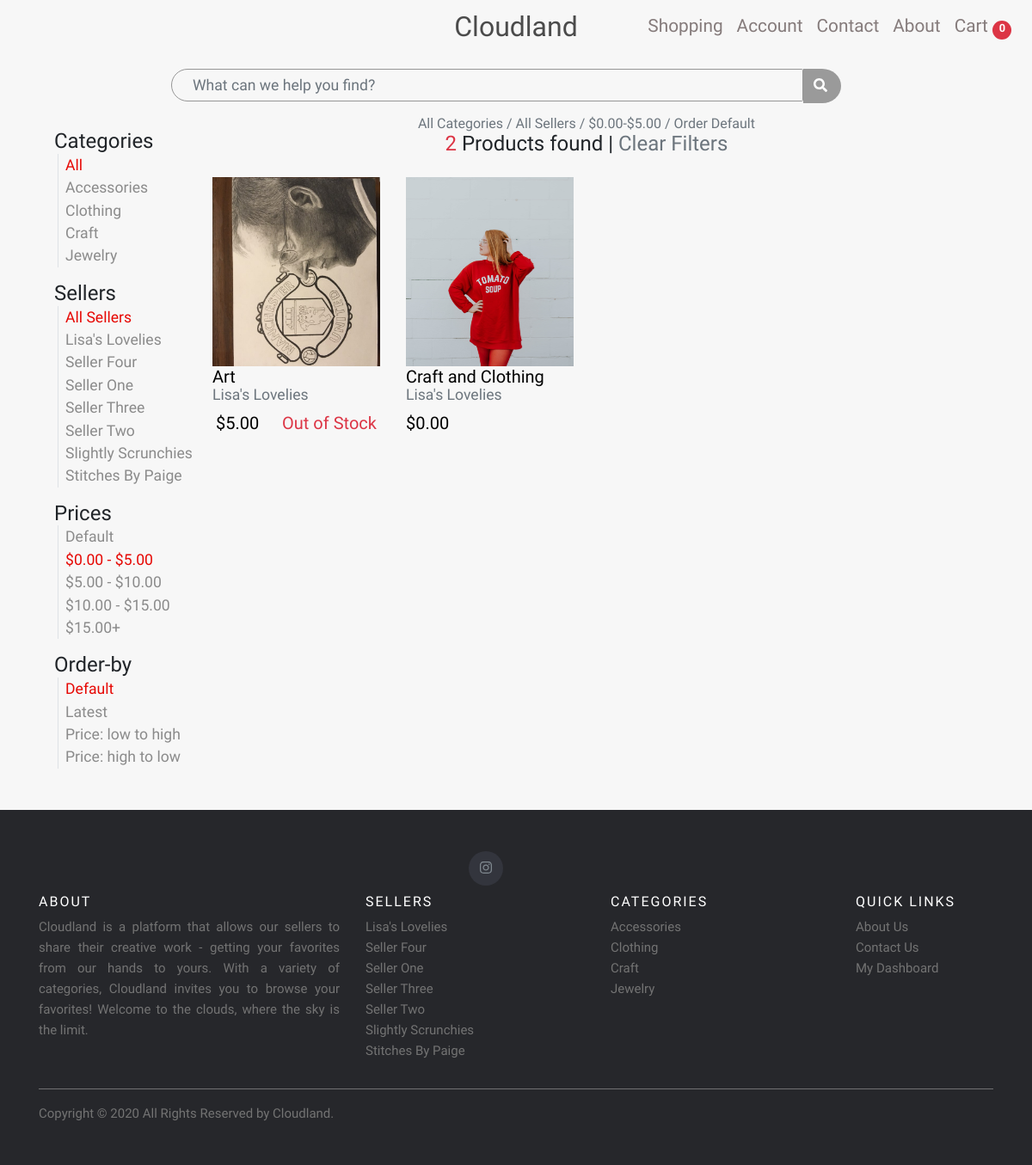
Before: /?min_price=0&max_price=5 with the older database file.
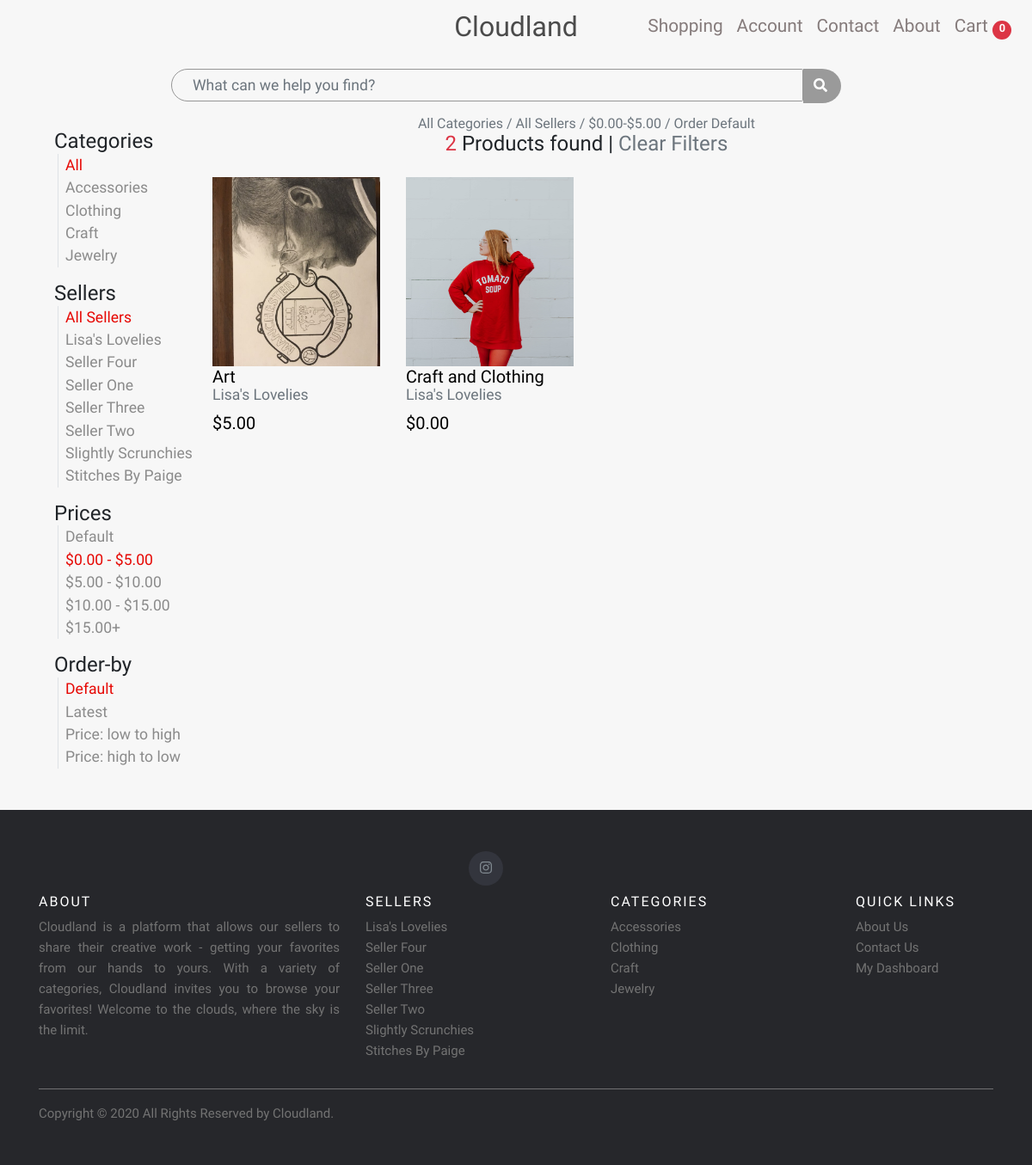
After: the same page with the newer database file.
### store/models.py (models this page shows, shortened)
class Category(models.Model):
    name = models.CharField(max_length=30)
    slug = models.SlugField(null=False, unique=True)
    class Meta:
        verbose_name_plural = "Categories"

class Seller(models.Model):
    user = models.OneToOneField(User, on_delete=models.CASCADE, null=True)
    profile_picture = models.ImageField(upload_to='seller_profiles', help_text="Upload your profile picture for our about page", blank=True, null=True)
    bio_description = models.TextField(max_length=500, default="", help_text="Brief bio describing who you are and what you do")
    seller_full_name = models.CharField(max_length=50)
    seller_listing_name = models.CharField(max_length=50)
    email = models.EmailField(max_length=50)
    date_added = models.DateField(auto_now_add=True)
    slug = models.SlugField(null=True, unique=True)
    is_active = models.BooleanField(default=True)

class Product(models.Model):
    product_id = models.AutoField(primary_key=True)
    product_name = models.CharField(max_length=30, help_text="Limit 30 characters")
    slug = models.SlugField(unique=True, null=True)
    seller = models.ForeignKey(Seller, on_delete=models.CASCADE, null=True, blank=True)
    category = models.ManyToManyField(Category, help_text="Hold down “Control”, or “Command” on a Mac, to select more than one.")
    price = models.DecimalField(max_digits=6, decimal_places=2)
    shipping_cost = models.DecimalField(max_digits=6, decimal_places=2)
    description_short = models.TextField(max_length=100, default="", help_text="Limit 100 characters: Brief discription of the item")
    description_full = models.TextField(max_length=1000, default="", help_text="Your full item description when item details are viewed")
    product_image = models.ImageField(upload_to='product_images', help_text="There are no image size restrictions, but sqaure images will always render without any cropping.")
    date_listed = models.DateTimeField(auto_now_add=True)
    quantity = models.PositiveIntegerField(help_text="Quantity available - Default 1", default=1)
    total_purchases = models.PositiveIntegerField(default=0)

### store/views.py (the view)
# urls.py: path('', views.products_page_all, name='store-products-page-all-home-home'),
def products_page_all(request):
    resetDefaultFilters()
    getParamResolver(request)
    products = getProductsWithActiveFilters()
    args = {
        'products': products,
        'active': active,
        'filterPath': filterPath
    }
    return render(request, 'store/products-page.html', args)

### store/templates/store/products-page.html (shortened to what this page needs)
{% extends "store/base.html" %}
{% load static %}
{% block styles %}
<link href="{% static 'store/css/products-page-styles.css' %}?123" rel="stylesheet">{% endblock styles %}
{% block content %}
<div class="container-fluid body-content-buffer">
    <div class="col-md-8 m-auto px-1 text-center mt-0">
        <form action="{% url 'store-products-search' %}" id="search_form" method="get">
            <div class="row">
                <div class="col-11 mx-0 px-0">
                    {% if 'q' in request.GET %}
                    <input class="form-control mb-3 mx-0" value="{{ request.GET.q }}" type="search" id="search-box" name="q" autocomplete="off" placeholder="What can we help you find?">
                    {% else %}
                    <input class="form-control mb-3 mx-0" type="search" id="search-box" name="q" autocomplete="off" placeholder="What can we help you find?">
                    {% endif %}
                </div>
                <div class="col-1 mx-0 px-0 text-left">
                    <button type="submit" id="search-button" class="btn pr-3"><i class="fa fa-search" aria-hidden="true"></i></button>
                </div>
            </div>
        </form>
    </div>
    <div class="row">
        <div class="col-auto ml-lg-5 pr-2">
            <div class="menu position-sticky menu-sticky-offset" id="category-menu-list">
                <h4 class="mb-0 mt-3" style="font-weight: 500; font-size: 1.5rem;">Categories</h4>
                <ul class="list-group ml-1 pl-2 border-left" id="category-menu-items" style="list-style-type: none;">
                    <li>
                        <a name="category_All" href="{% url 'store-products-page-filter-category' 'All' %}">All</a>
                    </li>
                    {% for category in categories %}
                    <li>
                        <a name="{{ category.slug }}" href="{% url 'store-products-page-filter-category' category.slug %}">{{ category.name }}</a>
                    </li>
                    {% endfor %}
                </ul>
                <h4 class="mb-0 mt-3" style="font-weight: 500; font-size: 1.5rem;">Sellers</h4>
                <ul class="list-group ml-1 pl-2 border-left" id="category-menu-items" style="list-style-type: none;">
                    <li>
                        <a name="seller_All" href="{%  url 'store-products-page-filter-seller' 'All' %}">All Sellers</a>
                    </li>
                    {% for seller in sellers %}
                    <li>
                        <a name="{{ seller.slug }}" href="{% url 'store-products-page-filter-seller' seller.slug %}">{{ seller.seller_listing_name | capfirst}}</a>
                    </li>
                    {% endfor %}
                </ul>
                <h4 class="mb-0 mt-3" style="font-weight: 500; font-size: 1.5rem;">Prices</h4>
                <ul class="list-group ml-1 pl-2 border-left" id="category-menu-items" style="list-style-type: none;">
                    {% if 'order_by' in request.GET %}
                    <li><a href="{{ request.path }}?order_by={{ request.GET.order_by }}&price=default" name="price_default">Default</a></li>
                    <li><a href="{{ request.path }}?order_by={{ request.GET.order_by }}&min_price=0&max_price=5" name="price_0-5">$0.00 - $5.00</a></li>
                    <li><a href="{{ request.path }}?order_by={{ request.GET.order_by }}&min_price=5&max_price=10" name="price_5-10">$5.00 - $10.00</a></li>
                    <li><a href="{{ request.path }}?order_by={{ request.GET.order_by }}&min_price=10&max_price=15" name="price_10-15">$10.00 - $15.00</a></li>
                    <li><a href="{{ request.path }}?order_by={{ request.GET.order_by }}&min_price=15" name="price_15">$15.00+</a></li>
                    {% else %}
                    <li><a href="{{ request.path }}?price=default" name="price_default">Default</a></li>
                    <li><a href="{{ request.path }}?min_price=0&max_price=5" name="price_0-5">$0.00 - $5.00</a></li>
                    <li><a href="{{ request.path }}?min_price=5&max_price=10" name="price_5-10">$5.00 - $10.00</a></li>
                    <li><a href="{{ request.path }}?min_price=10&max_price=15" name="price_10-15">$10.00 - $15.00</a></li>
                    <li><a href="{{ request.path }}?min_price=15" name="price_15">$15.00+</a></li>
                    {% endif %}
                </ul>
                <h4 class="mb-0 mt-3" style="font-weight: 500; font-size: 1.5rem;">Order-by</h4>
                <ul class="list-group ml-1 pl-2 border-left" name="category-menu-items" style="list-style-type: none;">
                    {% if 'min_price' in request.GET %}
                    {% if 'max_price' in request.GET %}
                    <li><a href="{{ request.path }}?min_price={{ request.GET.min_price }}&max_price={{ request.GET.max_price }}&order_by=?" name="?">Default</a></li>
                    <li><a href="{{ request.path }}?min_price={{ request.GET.min_price }}&max_price={{ request.GET.max_price }}&order_by=-date_listed" name="-date_listed">Latest</a></li>
                    <li><a href="{{ request.path }}?min_price={{ request.GET.min_price }}&max_price={{ request.GET.max_price }}&order_by=price" name="price">Price: low to high</a></li>
                    <li><a href="{{ request.path }}?min_price={{ request.GET.min_price }}&max_price={{ request.GET.max_price }}&order_by=-price" name="-price">Price: high to low</a></li>
                    {% endif %}
                    {% endif %}
                </ul>
            </div>
        </div>
        <div class="col-lg-9 col-md-9 col-12">
            <h6 class="text-center text-muted my-0">{{ filterPath }}</h6>
            <h4 class="text-center mb-0"><b class="text-danger">{{ products.count }}</b> Products found | <a href="{% url 'store-products-page-all-home-home' %}" class="text-muted" id="clear-filters-btn"> Clear Filters</a></h4>
            <div class="row" id="main">
                {% for product in products %}
                <div class="col-lg-3 col-md-4 col-sm-4 col-6 mt-auto mt-5">
                    <a href="{% url 'store-view-item' product.slug %}" class="card rounded-0 border-0 product-card mt-4">
                        <div class="img-wrapper">
                            <div class="image">
                                <img class="card-img-top rounded-0 img-responsive" src="{{ product.product_image.url }}" id="card-image" alt="Product Image">
                            </div>
                        </div>
                    </a>
                    <div class="card-body text-left" style="bottom: 0;">
                        <a class="text-decoration-none" style="text-decoration: none; color: #000;" href="{% url 'store-view-item' product.product_id %}">
                            <h5 class="card-title truncate">
                                {{ product.product_name }}
                            </h5>
                            <h5 class="text-muted" id="seller-name">{{product.seller.seller_listing_name }}</h5>
                            {% if product.quantity == 0 %}
                            <div class="row justify-content-between mx-1">
                                <h5 id="product-price">${{ product.price | floatformat:2 }}</h5>
                                <h5 class="text-danger">Out of Stock</h5>
                            </div>
                            {% else %}
                            <h5 id="product-price">${{ product.price | floatformat:2 }}</h5>
                            {% endif %}
                        </a>
                    </div>
                </div>
                {% endfor %}
            </div>
        </div>
    </div>
</div>
{% endblock content %}

### store/templates/store/base.html (shortened to what this page needs)
{% load static %}
<!DOCTYPE html>
<html lang="en">
<head>
    <link href="{% static 'store/vendor/bootstrap/css/bootstrap.min.css' %}" rel="stylesheet">
    <link href="{% static 'store/css/base-styles.css' %}" rel="stylesheet">
    <link href="https://maxcdn.bootstrapcdn.com/bootstrap/4.1.1/css/bootstrap.min.css" rel="stylesheet" id="bootstrap-css">
    {% block styles %}{% endblock styles %}
</head>
<body>
    <nav class="navbar navbar-expand-lg fixed-top pl-3">
        <a class="navbar-brand" href="{% url 'store-products-page-all-home-home' %} ">
            Cloudland
        </a>
        <div class="collapse navbar-collapse" id="navbarResponsive" data-parent="#nav-collapse-icon">
            <ul class="navbar-nav ml-auto">
                {% if user.groups.all.0.name == 'Seller' %}
                <li class="nav-item">
                    <a class="nav-link " href="{% url 'seller-dashboard' %}">Dashboard</a>
                </li>
                <li class="nav-item">
                    <a class="nav-link " href="{% url 'store-products-page-all-home-home' %}">Shopping</a>
                </li>
                <li class="nav-item">
                    <a class="nav-link" href="{% url 'about' %}">About</a>
                </li>
                {% else %}
                <li class="nav-item">
                    <a class="nav-link " href="{% url 'store-products-page-all-home-home' %}">Shopping</a>
                </li>
                <li class="nav-item">
                    <a class="nav-link " href="{% url 'accounts-dashboard' %}">Account</a>
                </li>
                <li class="nav-item">
                    <a class="nav-link " href="{% url 'store-contact' %} ">Contact</a>
                </li>
                <li class="nav-item">
                    <a class="nav-link" href="{% url 'about' %}">About</a>
                </li>
                {% endif %}
            </ul>
        </div>
        {% if user.groups.all.0.name != 'Seller' %}
        <ul class="navbar-nav">
            <li class="">
                <a class="nav-link" href="{% url 'store-cart' %} ">
                    Cart
                    {% if request.session.cart_items_total %}
                    <span class="badge badge-pill badge-danger my-auto" id="cart-badge">{{ request.session.cart_items_total }}</span>
                    {% else %}
                    <span class="badge badge-pill badge-danger my-auto" id="cart-badge">0</span> {% endif %}
                </a>
            </li>
        </ul>
        {% endif %}
    </nav>
    <div id="top">
        <div class="body-content-buffer">
            {% block content %} {% endblock content %}
        </div>
    </div>
</body>
<footer class="site-footer py-5 mt-5">
    <div class="container">
        <div class="col-md-6 justify-content-center">
            <ul class="social-icons">
                <li>
                    <a href="#" class="instagram"><i class="fab fa-instagram"></i></a>
                </li>
            </ul>
        </div>
        <div class="row">
            <div class="col-md-4 col-sm-12">
                <h6>About</h6>
                <p class="text-justify">
                    Cloudland is a platform that allows our sellers to share their creative work - getting your favorites from our hands to yours. With a variety of categories, Cloudland invites you to browse your favorites! Welcome to the clouds, where the sky is the limit.
                </p>
            </div>
            <div class="col-md-3 col-sm-4 col-4">
                <h6>Sellers</h6>
                <ul class="footer-links">
                    {% for seller in sellers %}
                    <li>
                        <a id="{{ seller.slug }}" href="{% url 'store-products-page-filter-category' seller.slug %}">{{ seller.seller_listing_name }}</a>
                    </li>
                    {% endfor %}
                </ul>
            </div>
            <div class="col-md-3 col-sm-4 col-4">
                <h6>Categories</h6>
                <ul class="footer-links">
                    {% for category in categories %}
                    <li>
                        <a id="{{ category.slug }}" href="{% url 'store-products-page-filter-category' category.slug %}">{{ category.name }}</a>
                    </li>
                    {% endfor %}
                </ul>
            </div>
            <div class="col-md-2 col-sm-4 col-4">
                <h6>Quick Links</h6>
                <ul class="footer-links">
                    <li><a href="{% url 'about' %}">About Us</a></li>
                    <li><a href="{% url 'store-contact' %}">Contact Us</a></li>
                    {% if user.groups.all.0.name == 'Seller' %}
                    <li><a href="{% url 'seller-dashboard' %}">My Dashboard</a></li>
                    {% else %}
                    <li><a href="{% url 'accounts-dashboard' %}">My Dashboard</a></li>
                    {% endif %}
                </ul>
            </div>
        </div>
        <hr>
    </div>
    <div class="container">
        <div class="row">
            <div class="col-md-8 col-sm-6 col-xs-12">
                <p class="copyright-text">Copyright &copy; 2020 All Rights Reserved by Cloudland.</p>
            </div>
        </div>
    </div>
</footer>
</html>

Changed rows visible on the page:
changed Product "Art": quantity 0 → 14 (drawn)
